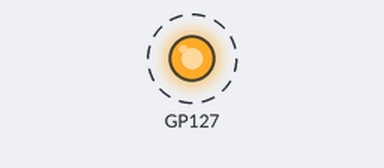
Simulated run of this program. Board: Raspberry Pi Pico running MicroPython. Parts: output pins drawn as LEDs (lit = HIGH). Dashed ring = blinking.

Above: at 0.6 s.
Timing chart, 0 to 5.5 s (numbered marks = the images above):
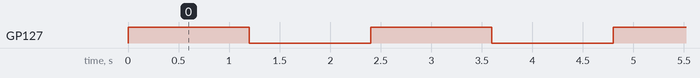

The program:

Wio-Terminal-LED.py
```python
# MicroPython / Seeed Wio Terminal / SAMD51
# Wio-Terminal-LED.py - blink the internal blue LED
# scruss, 2022-10
# -*- coding: utf-8 -*-

from machine import Pin
from time import sleep_ms

led = Pin("LED_BLUE", Pin.OUT)  # or Pin(15) or Pin("PA15")

try:
    while True:
        led.value(not led.value())
        sleep_ms(1200)
except:
    led.value(0)  # turn it off if user quits
    exit()
```

Measured:
- by itself, GP127: alternates HIGH for 1.2 s and LOW for 1.2 s
